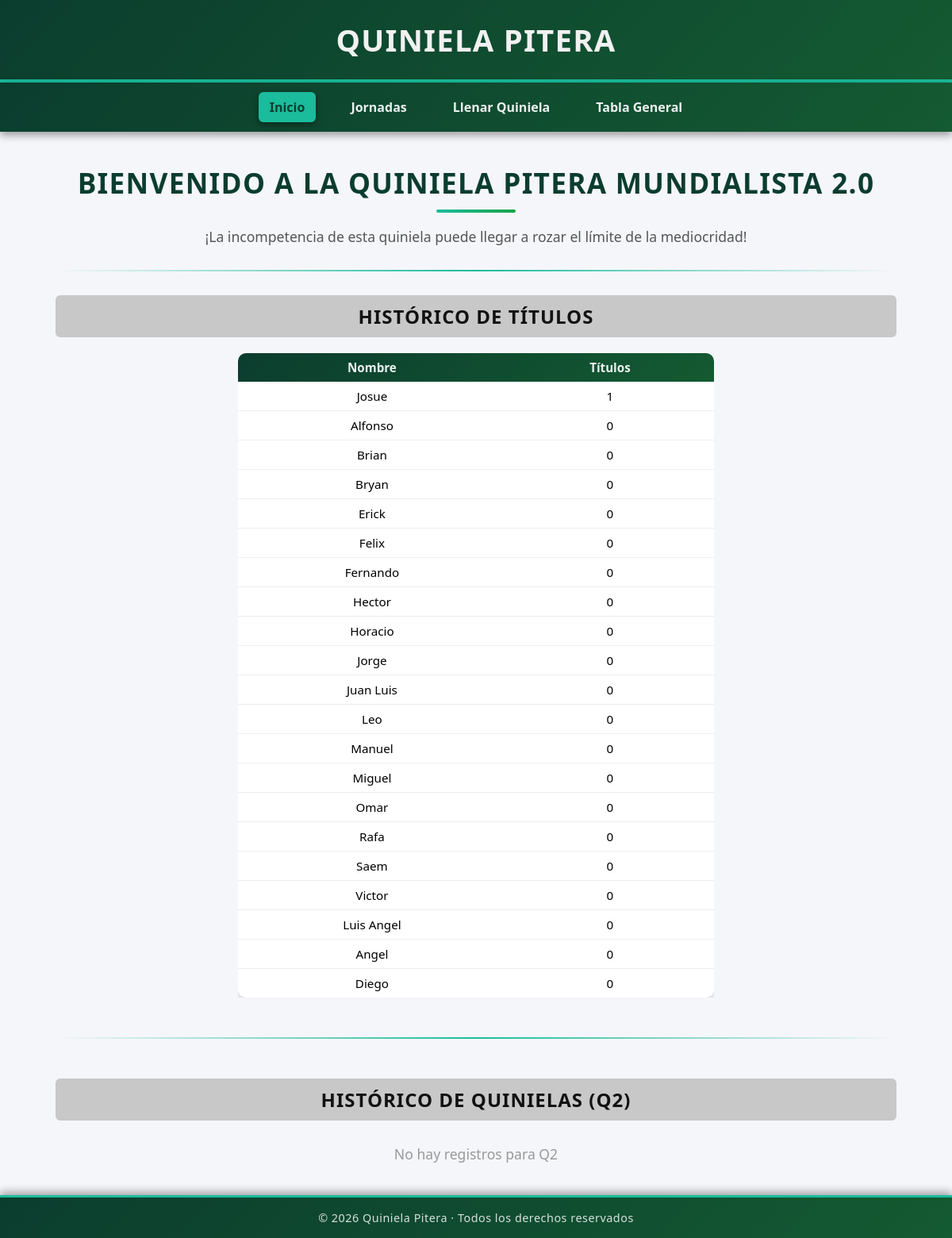
/?q=2, run on the app's committed database.
### principal/models.py (models this page shows, shortened)
class Titulos(models.Model):
    nombre = models.CharField(max_length=25)
    titulos = models.IntegerField(default = 0)
    class Meta:
        verbose_name = 'Titulos'
        verbose_name_plural = 'Titulos'

### principal/views.py (the view)
# urls.py: path('',  principal, name='principal'),
def principal(request):
    titulos = Titulos.objects.all().order_by('-titulos')
    q_actual = int(request.GET.get('q', 1))
    if q_actual < 1:
        q_actual = 1
    if q_actual > 30:
        q_actual = 30
    campo_q = f'Q{q_actual}'
    filtro = {
        f"{campo_q}__gt": 0
    }
    historico = Historico.objects.filter(**filtro).order_by(campo_q)
    context = {
        'titulos': titulos,
        'historico': historico,
        'campo_q': campo_q,
        'q_actual': q_actual
    }
    return render(request, 'principal/principal copy.html', context)

### principal/templates/principal/principal copy.html
{% extends "principal/base.html" %}
{% load custom_tags %}
{% block content %}
<div class="page-container">
    <h1 class="page-title">Bienvenido a la Quiniela Pitera Mundialista 2.0</h1>
    <p class="page-subtitle">
        ¡La incompetencia de esta quiniela puede llegar a rozar el límite de la mediocridad!
    </p>
    <hr class="divider">
    <h2 class="section-title">Histórico de títulos</h2>
    <div class="table-container small">
        <table class="styled-table compact">
            <thead>
                <tr>
                    <th>Nombre</th>
                    <th>Títulos</th>
                </tr>
            </thead>
            <tbody>
                {% for t in titulos %}
                <tr>
                    <td>{{ t.nombre }}</td>
                    <td>{{ t.titulos }}</td>
                </tr>
                {% endfor %}
            </tbody>
        </table>
    </div>
    <hr class="divider large">
    <h2 class="section-title">Histórico de quinielas ({{ campo_q }})</h2>
    {% if historico %}
    <div class="table-wrapper">
        <a class="arrow left" href="?q={{ q_actual|add:'-1' }}">⬅</a>
        <div class="table-container small">
            <table class="styled-table compact">
                <thead>
                    <tr>
                        <th>Nombre</th>
                        <th>Lugar</th>
                    </tr>
                </thead>
                <tbody>
                    {% for h in historico %}
                    <tr>
                        <td>{{ h.nombre }}</td>
                        <td>{{ h|get_attr:campo_q }}</td>
                    </tr>
                    {% endfor %}
                </tbody>
            </table>
        </div>
        <a class="arrow right" href="?q={{ q_actual|add:'1' }}">➡</a>
    </div>
    {% else %}
        <p class="empty-message">
            No hay registros para {{ campo_q }}
        </p>
    {% endif %}
</div>
{% endblock %}

### principal/templates/principal/base.html (style rules this page uses)
html, body { margin: 0; padding: 0; }
body { min-height: 100vh; display: flex; flex-direction: column; }
* { box-sizing: border-box; }
html, body { margin: 0; padding: 0; font-family: 'Segoe UI', Roboto, sans-serif; background-color: #f5f6fa; }
.page-container { max-width: 1100px; margin: 40px auto; padding: 0 20px; }
.page-title { text-align: center; color: #0b3d2e; font-size: 2.4rem; margin-bottom: 10px; }
.page-subtitle { text-align: center; color: #555; font-size: 1.1rem; margin-bottom: 30px; }
.section-title { text-align: center; color: #145a32; font-size: 1.8rem; margin-bottom: 20px; text-transform: uppercase; }
.divider { border: none; height: 2px; background: linear-gradient(to right, transparent, #1abc9c, transparent); margin: 30px 0; }
.divider.large { margin: 50px 0; }
.table-container { overflow-x: auto; }
.table-container.small { max-width: 600px; margin: 0 auto; }
.styled-table { width: 100%; border-collapse: collapse; background-color: #ffffff; border-radius: 10px; overflow: hidden; box-shadow: 0 6px 15px rgba(0, 0, 0, 0.15); animation: fadeSlideIn 0.45s ease-out; }
.styled-table thead { background: linear-gradient(135deg, #0b3d2e, #145a32); color: #ecf0f1; }
.styled-table th, .styled-table td { text-align: center; }
.styled-table.compact th, .styled-table.compact td { padding: 8px 12px; font-size: 0.95rem; }
.styled-table tbody tr { border-bottom: 1px solid #eee; transition: background 0.2s ease, transform 0.15s ease; }
.styled-table tbody tr:last-child { border-bottom: none; }
.empty-message { text-align: center; font-size: 1.1rem; color: #999; margin-top: 30px; }
.page-title { text-align: center; margin: 30px auto 20px; font-family: 'Segoe UI', Roboto, sans-serif; font-size: 2.4rem; font-weight: 800; letter-spacing: 1.5px; text-transform: uppercase; color: #0b3d2e; position: relative; }
.page-title::after { content: ""; display: block; width: 120px; height: 4px; margin: 10px auto 0; background: linear-gradient(90deg, #1abc9c, #16a34a); border-radius: 2px; }
.page-title { text-align: center; margin: 25px 0 15px; font-family: 'Segoe UI', Roboto, sans-serif; font-size: 2.2rem; font-weight: 800; text-transform: uppercase; letter-spacing: 1.3px; color: #0b3d2e; }
.page-title::after { content: ""; display: block; width: 100px; height: 4px; margin: 10px auto 0; background: linear-gradient(90deg, #1abc9c, #16a34a); border-radius: 3px; }
.section-title { text-align: center; background-color: #c8c8c8; color: #111; font-size: 24px; padding: 10px; margin: 20px 0; text-transform: uppercase; letter-spacing: 1px; border-radius: 6px; }

### data on the page
Titulos: nombre "Josue", titulos "1"
Titulos: nombre "Alfonso", titulos "0"
Titulos: nombre "Brian", titulos "0"
Titulos: nombre "Bryan", titulos "0"
Titulos: nombre "Erick", titulos "0"
Titulos: nombre "Felix", titulos "0"
Titulos: nombre "Fernando", titulos "0"
Titulos: nombre "Hector", titulos "0"
Titulos: nombre "Horacio", titulos "0"
Titulos: nombre "Jorge", titulos "0"
Titulos: nombre "Juan Luis", titulos "0"
Titulos: nombre "Leo", titulos "0"
Titulos: nombre "Manuel", titulos "0"
Titulos: nombre "Miguel", titulos "0"
Titulos: nombre "Omar", titulos "0"
Titulos: nombre "Rafa", titulos "0"
Titulos: nombre "Saem", titulos "0"
Titulos: nombre "Victor", titulos "0"
Titulos: nombre "Luis Angel", titulos "0"
Titulos: nombre "Angel", titulos "0"
Titulos: nombre "Diego", titulos "0"

### other printed values
{{ campo_q }} "Q2"
